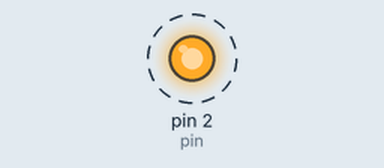
The sketch below on a simulated Arduino Uno, built with avr-gcc and run on an emulated ATmega328P. Parts: output pins drawn as LEDs (lit = HIGH). Dashed ring = blinking.

Above: at 0.2 s.
Timing chart, 0 to 3.0 s (numbered marks = the images above):
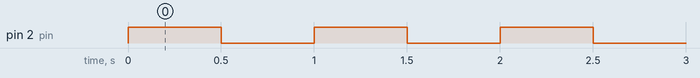

Measured:
- by itself, pin 2 (pin): alternates HIGH for 0.50 s and LOW for 0.50 s

The sketch:

Blink_LED.ino
```cpp
/*********
  Rui Santos
  Complete project details at https://RandomNerdTutorials.com/home-automation-using-esp8266/
*********/

int pin = 2;

void setup() {
  pinMode(pin, OUTPUT);
}

void loop() {
  digitalWrite(pin, HIGH);
  delay(500);
  digitalWrite(pin, LOW);
  delay(500);
}
```
